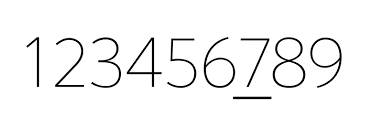
#> input picture De-identification/openCV/7_Feature/numbers.png, 371 x 136 px
$ jupyter execute --allow-errors exam2_ocr.ipynb
#> lines starting #> are read from the running program, lines starting #| are printed output that depends on the picture; after the words box and inside, x2 and y2 are one past the last pixel; in counts of white or black regions, pixels touching at a corner belong together
[cell 1]
import cv2 as cv
import numpy as np
import matplotlib.pyplot as plt

from PIL import Image
import pytesseract as pyt
from pytesseract import Output

pyt.pytesseract.tesseract_cmd = r'C:\Program Files\Tesseract-OCR\tesseract.exe'

[cell 2]
img1 = cv.imread('./numbers.png')
#> img1 is the input picture: shape (136, 371, 3); mean B, G, R 245, 245, 245

#> (the rest of this cell did not finish here and is left out)

[cell 3]
img2 = cv.imread('./sentence.jfif', 0)
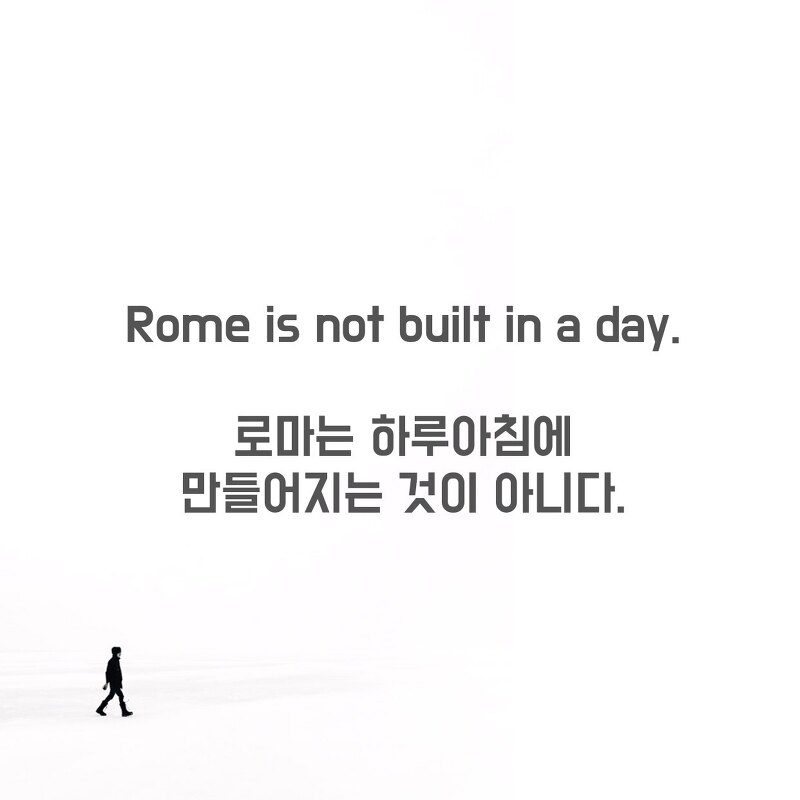
#> input picture De-identification/openCV/7_Feature/sentence.jfif, 800 x 800 px
#> img2: shape (800, 800); min 0, max 255, mean 248.3

#> (the rest of this cell did not finish here and is left out)

[cell 4]
img3 = cv.imread('./sentence.jfif')
#> img3 is the input picture: shape (800, 800, 3); mean B, G, R 248.4, 248.1, 248.5

img3 = img3[400:520, 170:630]
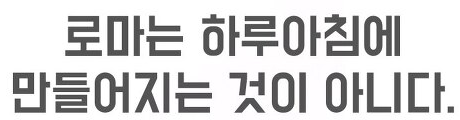
#> img3: shape (120, 460, 3); mean B, G, R 210.7, 210.2, 210.6

plt.imshow(cv.cvtColor(img3, cv.COLOR_BGR2RGB))

#> (a cell that did not finish here is left out)

[cell 6]
def getText(src):
    cv.imwrite('temp.png', src)
    text = pyt.image_to_string(Image.open('temp.png'), config='--psm 6', lang='kor+eng')
    print(text)

[cell 7]
img3 = cv.imread('./sentence.jfif')

img3 = img3[400:520, 170:630]

plt.imshow(cv.cvtColor(img3, cv.COLOR_BGR2RGB))

#> (the rest of this cell did not finish here and is left out)

[cell 8]
img = cv.imread('./drive.jpg')
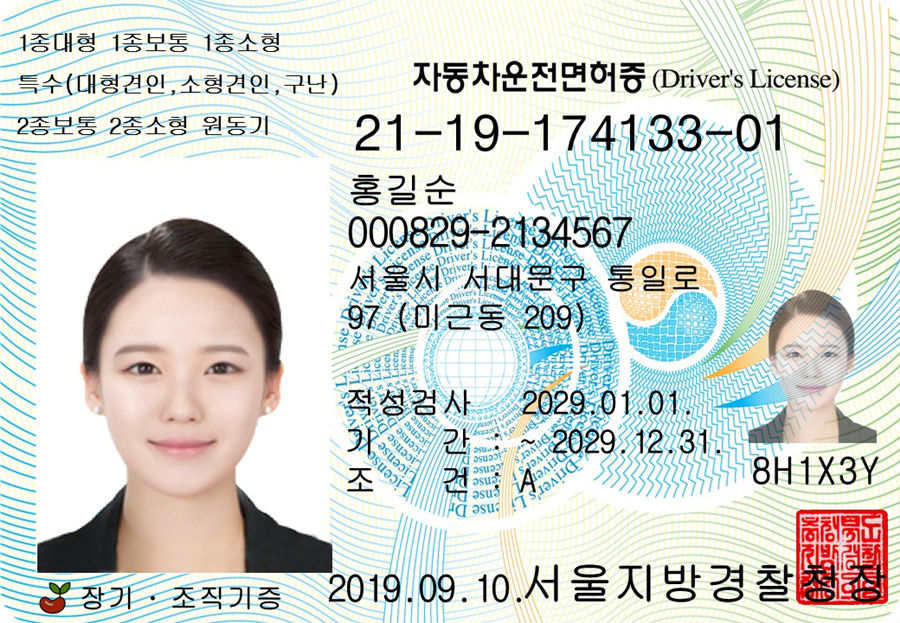
#> input picture De-identification/openCV/7_Feature/drive.jpg, 900 x 623 px
#> img is the input picture: shape (623, 900, 3); mean B, G, R 209.9, 215.2, 209.1
img = cv.cvtColor(img, cv.COLOR_BGR2RGB)
plt.imshow(img)

[cell 9]
#img thresholding
img = cv.imread('./drive.jpg', 0)
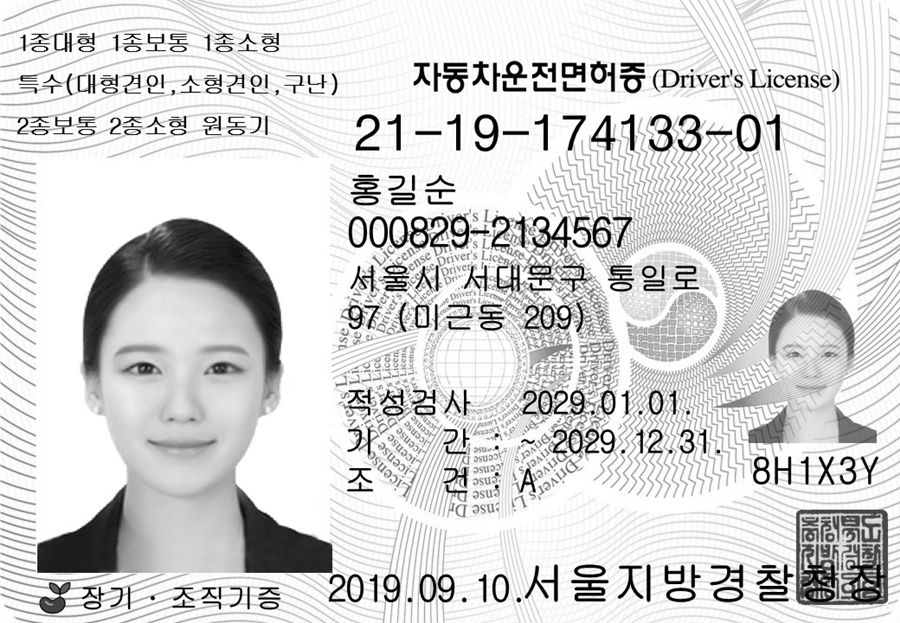
#> img: shape (623, 900); min 0, max 255, mean 213.1
_, img = cv.threshold(img, 110, 255, cv.THRESH_BINARY)
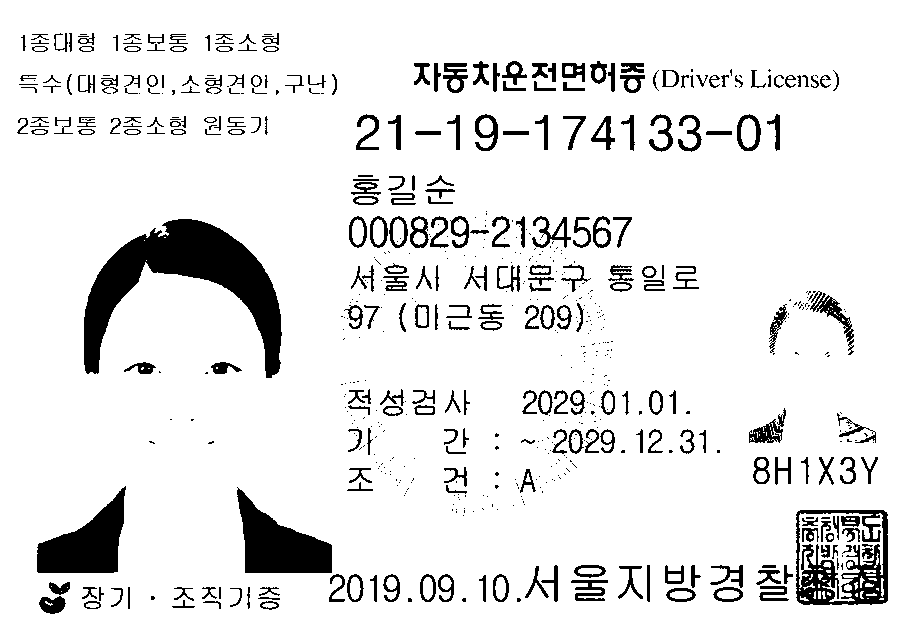
#> img: shape (623, 900); 90.2% white; 635 black regions (358 under 20 px), largest, box (x1, y1, x2, y2) and area: (84, 219, 282, 378) 11569, (237, 487, 332, 573) 4373, (37, 486, 126, 573) 4120

# erode
kernel = np.ones((1, 1), np.uint8)
img = cv.erode(img, kernel, iterations=1)

# dilate
kernel = np.ones((1, 1), np.uint8)
img = cv.dilate(img, kernel, iterations=1)


plt.imshow(img, cmap='gray')

[cell 10]
getText(img)
#> (the call stopped at in getText, `text = pyt.image_to_string(Image.open('temp.png'), config='--psm 6', l..`: pytesseract is not available in this run)

[cell 11]
roi = img[210:255, 340:640]
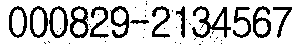
#> roi: shape (45, 300); 78.4% white; 48 black regions (35 under 20 px), largest, box (x1, y1, x2, y2) and area: (192, 6, 231, 38) 426, (70, 6, 89, 38) 277, (110, 6, 129, 38) 261
plt.imshow(roi, cmap='gray')
